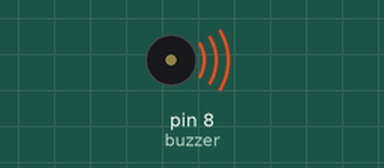
This sketch was run on a simulated Arduino Uno, built with avr-gcc and run on an emulated ATmega328P. On the bench: buzzer (waves = sounding).

Above: at 0.2 s.
Timing chart, 0 to 5.2 s (numbered marks = the images above):
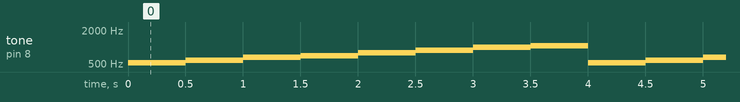

Measured:
- by itself, tone on pin 8 (buzzer): repeats every 4.0 s: 587 Hz 0.50 s, 659 Hz 0.50 s, 698 Hz 0.50 s, 784 Hz 0.50 s, 880 Hz 0.50 s, 988 Hz 0.50 s, 1047 Hz 0.50 s, 523 Hz 0.50 s

The sketch:

buzzer_passivo.ino
```cpp
#define buzzer 8
void setup(){
  pinMode(buzzer,OUTPUT);
}
void loop(){
  tone(buzzer,523,500);
  delay(500);
  tone(buzzer,587,500);
  delay(500);
  tone(buzzer,659,500);
  delay(500);
  tone(buzzer,698,500);
  delay(500);
  tone(buzzer,784,500);
  delay(500);
  tone(buzzer,880,500);
  delay(500);
  tone(buzzer,988,500);
  delay(500);
  tone(buzzer,1047,500);
  delay(500);
}
```
